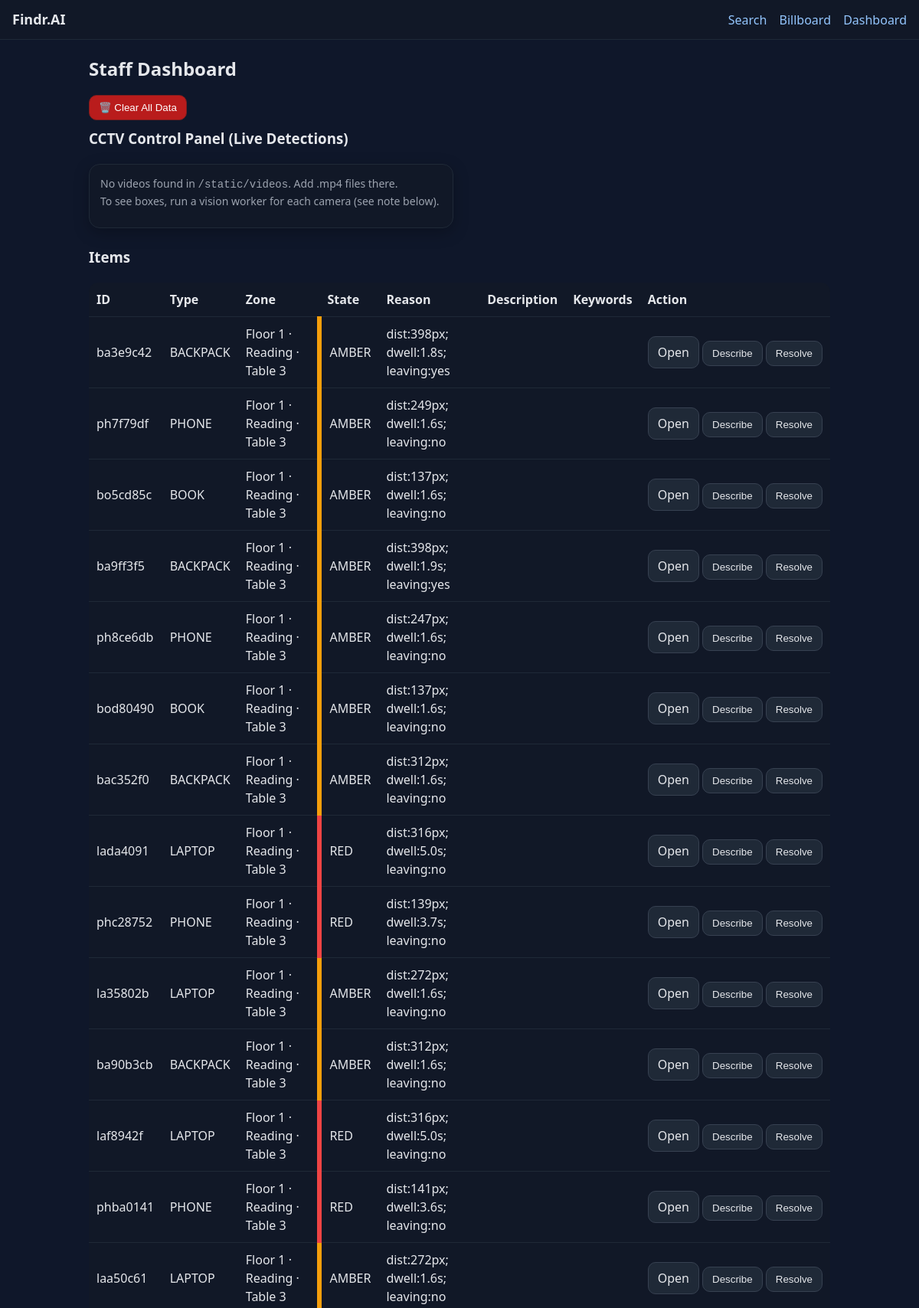
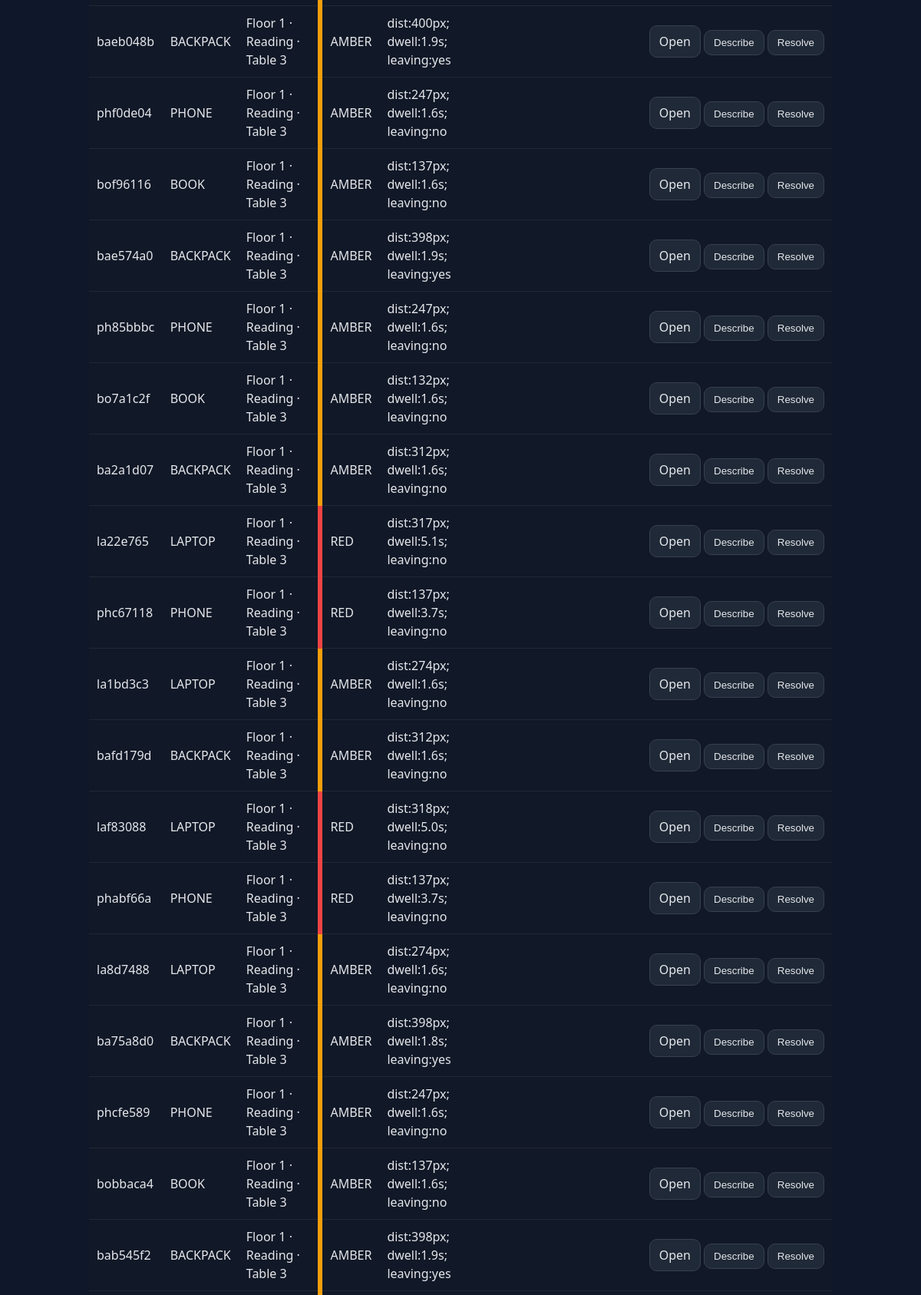
/dashboard (upper part), run on the app's committed database (2 pictures, top to bottom).
### tables this page shows
CREATE TABLE items (
    id INTEGER PRIMARY KEY AUTOINCREMENT,
    shortid TEXT UNIQUE NOT NULL,
    type TEXT NOT NULL,
    color TEXT,
    zone TEXT NOT NULL,
    state TEXT NOT NULL, -- WITH_OWNER, AMBER, RED, RECOVERED
    reason TEXT,
    ts TEXT NOT NULL,    -- ISO string
    crop_path TEXT,
    description TEXT,
    keywords TEXT
);

### server/app.py (the view)
@app.get("/dashboard", response_class=HTMLResponse)
def dashboard(request: Request):
    items = db.list_items()
    vids_dir = Path("server/static/videos")
    videos = []
    if vids_dir.exists():
        for p in sorted(vids_dir.glob("*.mp4")):
            videos.append({"name": p.stem, "url": f"/static/videos/{p.name}"})
    return templates.TemplateResponse("dashboard.html", {"request": request, "items": items, "videos": videos, "title": "Dashboard"})

### server/templates/dashboard.html (shortened to what this page needs)
{% extends "base.html" %}
{% block content %}
<h2>Staff Dashboard</h2>
<div style="margin:10px 0;">
  <button class="btn danger" onclick="clearAll()">🗑️ Clear All Data</button>
</div>
<h3 style="margin-top:10px;">CCTV Control Panel (Live Detections)</h3>
<div class="grid" style="grid-template-columns:repeat(auto-fill,minmax(320px,1fr));gap:16px;">
  {% if videos|length == 0 %}
    <div class="card">
      <div class="meta">No videos found in <code>/static/videos</code>. Add .mp4 files there.<br>
      To see boxes, run a vision worker for each camera (see note below).</div>
    </div>
  {% endif %}
</div>
<h3 style="margin-top:24px;">Items</h3>
<table class="table">
  <thead>
    <tr>
      <th>ID</th><th>Type</th><th>Zone</th><th>State</th><th>Reason</th><th>Description</th><th>Keywords</th><th>Action</th>
    </tr>
  </thead>
  <tbody id="rows">
  {% for it in items %}
    <tr data-id="{{ it.shortid }}">
      <td>{{ it.shortid }}</td>
      <td>{{ it.type }}{% if it.color %} ({{ it.color }}){% endif %}</td>
      <td>{{ it.zone }}</td>
      <td class="state {{ it.state|lower }}">{{ it.state }}</td>
      <td class="reason">{{ it.reason }}</td>
      <td class="desc">{{ it.description or '' }}</td>
      <td class="kws">{{ it.keywords or '' }}</td>
      <td style="white-space:nowrap">
        <a class="btn" href="/i/{{ it.shortid }}">Open</a>
        <button class="btn" onclick="describeItem('{{ it.shortid }}')">Describe</button>
        {% if it.state != "RECOVERED" %}
          <button class="btn" onclick="resolveItem('{{ it.shortid }}')">Resolve</button>
        {% else %}
          <span>Resolved</span>
        {% endif %}
      </td>
    </tr>
  {% endfor %}
  </tbody>
</table>
{% endblock %}

### server/templates/base.html (shortened to what this page needs)
<!doctype html>
<html lang="en">
<head>
  <link rel="stylesheet" href="/static/style.css" />
</head>
<body>
  <header class="topbar">
    <h1>Findr.AI</h1>
    <nav>
      <a href="/search">Search</a>
      <a href="/billboard">Billboard</a>
      <a href="/dashboard">Dashboard</a>
    </nav>
  </header>
  <main class="container">
    {% block content %}{% endblock %}
  </main>
</body>
</html>

### server/static/style.css (style rules this page uses)
:root { --bg:#0f172a; --card:#111827; --text:#e5e7eb; --muted:#9ca3af; --green:#10b981; --amber:#f59e0b; --red:#ef4444; --link:#93c5fd; }
* { box-sizing:border-box }
body { margin:0;background:var(--bg);color:var(--text);font:16px/1.5 system-ui,-apple-system,Segoe UI,Roboto,Inter }
.topbar { display:flex;justify-content:space-between;align-items:center;padding:12px 16px;background:#111827;border-bottom:1px solid #1f2937;position:sticky;top:0 }
.topbar h1 { margin:0;font-size:18px }
.topbar a { color:var(--link);margin-left:12px;text-decoration:none }
.container { max-width:1000px;margin:20px auto;padding:0 16px }
h2 { margin:12px 0 16px }
.grid { display:grid;grid-template-columns:repeat(auto-fill,minmax(260px,1fr));gap:16px }
.card { background:var(--card);padding:14px;border-radius:14px;border:1px solid #1f2937;box-shadow:0 6px 20px rgba(0,0,0,.25) }
.card .meta { color:var(--muted);font-size:14px;margin-bottom:10px }
.btn { display:inline-block;padding:8px 12px;border-radius:10px;background:#1f2937;color:#e5e7eb;text-decoration:none;border:1px solid #374151 }
.table { width:100%;border-collapse:collapse;background:var(--card);border-radius:12px;overflow:hidden }
.table th,.table td { padding:10px;border-bottom:1px solid #1f2937;text-align:left }
.amber { border-left:6px solid var(--amber) }
.red { border-left:6px solid var(--red) }
.btn.danger { background:#b91c1c; color:#fff; border-color:#7f1d1d; }

### data on the page
items: shortid "ba3e9c42", type "BACKPACK", zone "Floor 1 · Reading · Table 3", state "AMBER", reason "dist:398px; dwell:1.8s; leaving:yes"
items: shortid "ph7f79df", type "PHONE", zone "Floor 1 · Reading · Table 3", state "AMBER", reason "dist:249px; dwell:1.6s; leaving:no"
items: shortid "bo5cd85c", type "BOOK", zone "Floor 1 · Reading · Table 3", state "AMBER", reason "dist:137px; dwell:1.6s; leaving:no"
items: shortid "ba9ff3f5", type "BACKPACK", zone "Floor 1 · Reading · Table 3", state "AMBER", reason "dist:398px; dwell:1.9s; leaving:yes"
items: shortid "ph8ce6db", type "PHONE", zone "Floor 1 · Reading · Table 3", state "AMBER", reason "dist:247px; dwell:1.6s; leaving:no"
items: shortid "bod80490", type "BOOK", zone "Floor 1 · Reading · Table 3", state "AMBER", reason "dist:137px; dwell:1.6s; leaving:no"
items: shortid "bac352f0", type "BACKPACK", zone "Floor 1 · Reading · Table 3", state "AMBER", reason "dist:312px; dwell:1.6s; leaving:no"
items: shortid "lada4091", type "LAPTOP", zone "Floor 1 · Reading · Table 3", state "RED", reason "dist:316px; dwell:5.0s; leaving:no"
items: shortid "phc28752", type "PHONE", zone "Floor 1 · Reading · Table 3", state "RED", reason "dist:139px; dwell:3.7s; leaving:no"
items: shortid "la35802b", type "LAPTOP", zone "Floor 1 · Reading · Table 3", state "AMBER", reason "dist:272px; dwell:1.6s; leaving:no"
items: shortid "ba90b3cb", type "BACKPACK", zone "Floor 1 · Reading · Table 3", state "AMBER", reason "dist:312px; dwell:1.6s; leaving:no"
items: shortid "laf8942f", type "LAPTOP", zone "Floor 1 · Reading · Table 3", state "RED", reason "dist:316px; dwell:5.0s; leaving:no"
items: shortid "phba0141", type "PHONE", zone "Floor 1 · Reading · Table 3", state "RED", reason "dist:141px; dwell:3.6s; leaving:no"
items: shortid "laa50c61", type "LAPTOP", zone "Floor 1 · Reading · Table 3", state "AMBER", reason "dist:272px; dwell:1.6s; leaving:no"
items: shortid "baeb048b", type "BACKPACK", zone "Floor 1 · Reading · Table 3", state "AMBER", reason "dist:400px; dwell:1.9s; leaving:yes"
items: shortid "phf0de04", type "PHONE", zone "Floor 1 · Reading · Table 3", state "AMBER", reason "dist:247px; dwell:1.6s; leaving:no"
items: shortid "bof96116", type "BOOK", zone "Floor 1 · Reading · Table 3", state "AMBER", reason "dist:137px; dwell:1.6s; leaving:no"
items: shortid "bae574a0", type "BACKPACK", zone "Floor 1 · Reading · Table 3", state "AMBER", reason "dist:398px; dwell:1.9s; leaving:yes"
items: shortid "ph85bbbc", type "PHONE", zone "Floor 1 · Reading · Table 3", state "AMBER", reason "dist:247px; dwell:1.6s; leaving:no"
items: shortid "bo7a1c2f", type "BOOK", zone "Floor 1 · Reading · Table 3", state "AMBER", reason "dist:132px; dwell:1.6s; leaving:no"
items: shortid "ba2a1d07", type "BACKPACK", zone "Floor 1 · Reading · Table 3", state "AMBER", reason "dist:312px; dwell:1.6s; leaving:no"
items: shortid "la22e765", type "LAPTOP", zone "Floor 1 · Reading · Table 3", state "RED", reason "dist:317px; dwell:5.1s; leaving:no"
items: shortid "phc67118", type "PHONE", zone "Floor 1 · Reading · Table 3", state "RED", reason "dist:137px; dwell:3.7s; leaving:no"
items: shortid "la1bd3c3", type "LAPTOP", zone "Floor 1 · Reading · Table 3", state "AMBER", reason "dist:274px; dwell:1.6s; leaving:no"
items: shortid "bafd179d", type "BACKPACK", zone "Floor 1 · Reading · Table 3", state "AMBER", reason "dist:312px; dwell:1.6s; leaving:no"
items: shortid "laf83088", type "LAPTOP", zone "Floor 1 · Reading · Table 3", state "RED", reason "dist:318px; dwell:5.0s; leaving:no"
items: shortid "phabf66a", type "PHONE", zone "Floor 1 · Reading · Table 3", state "RED", reason "dist:137px; dwell:3.7s; leaving:no"
items: shortid "la8d7488", type "LAPTOP", zone "Floor 1 · Reading · Table 3", state "AMBER", reason "dist:274px; dwell:1.6s; leaving:no"
items: shortid "ba75a8d0", type "BACKPACK", zone "Floor 1 · Reading · Table 3", state "AMBER", reason "dist:398px; dwell:1.8s; leaving:yes"
items: shortid "phcfe589", type "PHONE", zone "Floor 1 · Reading · Table 3", state "AMBER", reason "dist:247px; dwell:1.6s; leaving:no"
items: shortid "bobbaca4", type "BOOK", zone "Floor 1 · Reading · Table 3", state "AMBER", reason "dist:137px; dwell:1.6s; leaving:no"
items: shortid "bab545f2", type "BACKPACK", zone "Floor 1 · Reading · Table 3", state "AMBER", reason "dist:398px; dwell:1.9s; leaving:yes"
